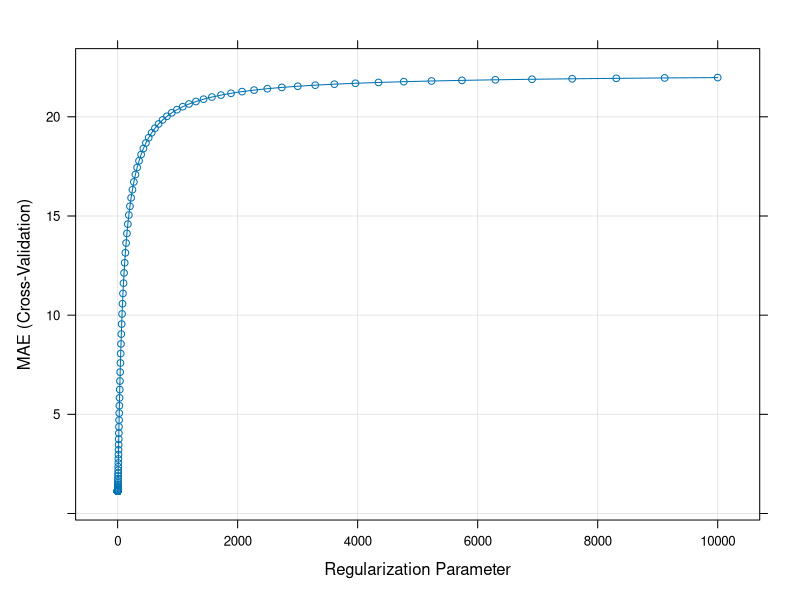
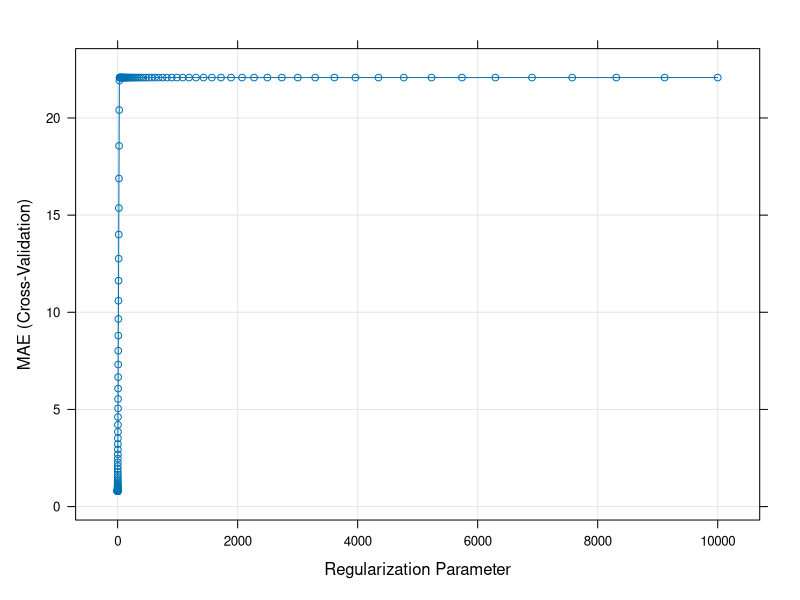
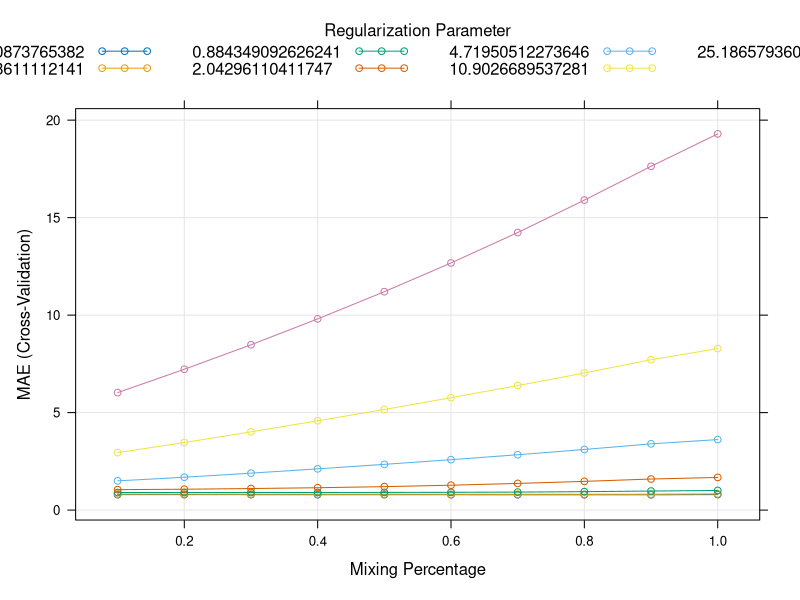

Here is the R script that generated these plots, in order:
require(glmnet)
require(caret)

set.seed(7)
x = rnorm(100, 2, 0.5)
e = rnorm(100)

b0=1.4
b1=2.5
b2=7.2
b3=1.8
y = b0+x*b1+(x^2)*b2+(x^3)*b3+e
X=model.matrix(y~x+I(x^2)+I(x^3))[,-1];X
dados=cbind.data.frame(X,y);dados

lambda = 10^seq(-4, 4, length = 200);lambda
#Regressão Ridge
ridge <- train(
  y ~., data = dados, method = "glmnet",
  trControl = trainControl("cv", number = 10),
  tuneGrid = expand.grid(alpha = 0, lambda = lambda),
  metric="MAE"
)
plot(ridge,sign.lambda = 1)
pos=which(ridge$results$lambda==ridge$bestTune$lambda)
ridge$results[pos,]
# Parâmetros
coef(ridge$finalModel, ridge$bestTune$lambda)


#Regressão Lasso
lasso <- train(
  y ~., data = dados, method = "glmnet",
  trControl = trainControl("cv", number = 10),
  tuneGrid = expand.grid(alpha = 1, lambda = lambda),
  metric="MAE"
)
plot(lasso,sign.lambda = 1)
pos=which(lasso$results$lambda==lasso$bestTune$lambda)
lasso$results[pos,]
# Parâmetros
coef(lasso$finalModel, lasso$bestTune$lambda)

#Elastic Net

elastic <- train(
  y ~., data =dados, method = "glmnet",
  trControl = trainControl("cv", number = 10),
  tuneLength = 10,
  metric="MAE"
)
plot(elastic,sign.lambda = 1)
pos=which(elastic$results$alpha==elastic$bestTune$alpha & elastic$results$lambda==elastic$bestTune$lambda)
elastic$results[pos,]
# Parâmetros
coef(elastic$finalModel, elastic$bestTune$lambda)


models = list(ridge = ridge, lasso = lasso, elastic = elastic)
summary(resamples(models), metric = c("RMSE","MAE","Rsquared"))
